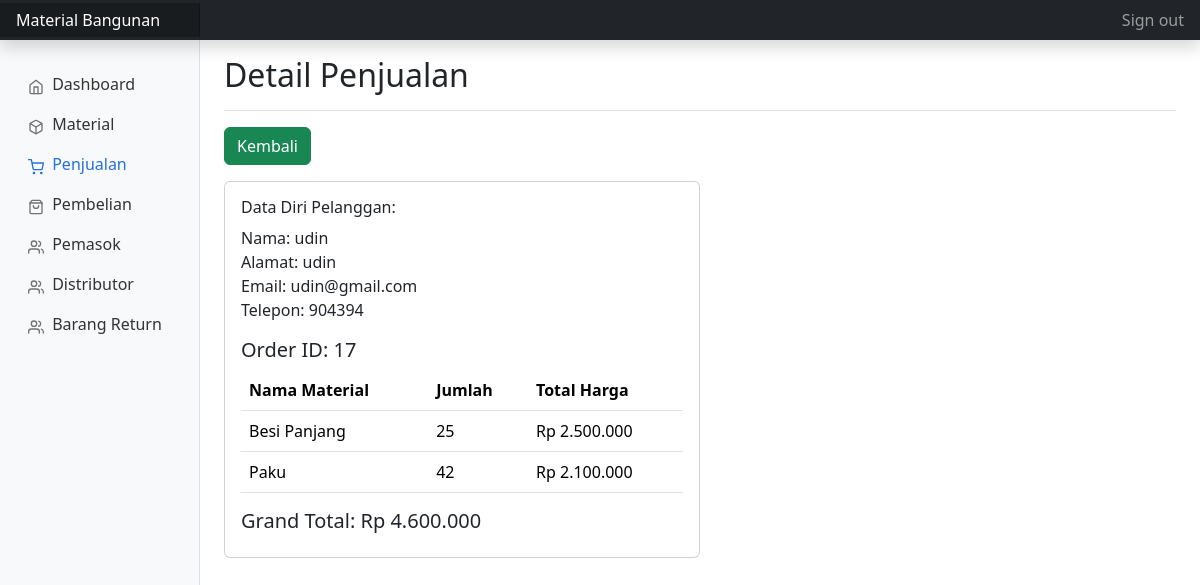
/admin/penjualan/detail.php?hal=detail&id=17 (signed in), run on the app's committed database.
### tables this page shows
CREATE TABLE `data_order` (
  `id_order` int(11) NOT NULL,
  `nama_order` varchar(255) NOT NULL,
  `email_order` varchar(50) NOT NULL,
  `alamat_order` varchar(255) NOT NULL,
  `telepon_order` varchar(255) NOT NULL,
  `id_pelanggan` int(11) NOT NULL,
  `id_distributor` int(11) DEFAULT NULL,
  `total_order` varchar(255) NOT NULL,
  `status_order` varchar(50) NOT NULL
);

CREATE TABLE `data_order_item` (
  `id_order_item` int(11) NOT NULL,
  `id_pelanggan` int(11) NOT NULL,
  `id_material` int(11) NOT NULL,
  `id_order` int(11) NOT NULL,
  `jumlah_order_item` int(20) NOT NULL
);

CREATE TABLE `data_material` (
  `id_material` int(11) NOT NULL,
  `nama_material` varchar(50) NOT NULL,
  `deskripsi_material` varchar(255) NOT NULL,
  `harga_material` int(20) NOT NULL,
  `stok_material` int(20) NOT NULL,
  `gambar_material` varchar(255) NOT NULL
);

### admin/penjualan/detail.php (the view, shortened to what this page needs)
<?php
include '../../config/koneksi.php';
if(isset($_GET['hal'])){
    if($_GET['hal'] == "detail"){
        $tampil = mysqli_query($koneksi, "SELECT * FROM data_order WHERE id_order = '$_GET[id]'");
        $data = mysqli_fetch_array($tampil);
        if($data){
            $id = $data['id_order'];
            $nama = $data['nama_order'];
            $email = $data['email_order'];
            $alamat = $data['alamat_order'];
            $telepon = $data['telepon_order'];
        }
        $query_produk = mysqli_query($koneksi, "SELECT doi.*, domat.nama_material, domat.harga_material
                                      FROM data_order_item doi
                                      JOIN data_material domat ON doi.id_material = domat.id_material
                                      WHERE doi.id_order = '$id'");
    }
}
?>
<!DOCTYPE html>
<html lang="en">
<head>
  <link rel="stylesheet" href="../../assets/css/bootstrap.min.css">
  <link rel="stylesheet" href="../../assets/dashboard.css">
  <link href="https://cdn.jsdelivr.net/npm/bootstrap@5.3.1/dist/css/bootstrap.min.css" rel="stylesheet">
  <link href="https://cdn.jsdelivr.net/npm/select2@4.1.0-rc.0/dist/css/select2.min.css" rel="stylesheet" />
</head>
<body>
<header class="navbar navbar-dark sticky-top bg-dark flex-md-nowrap p-0 shadow">
  <a class="navbar-brand col-md-3 col-lg-2 me-0 px-3 fs-6" href="#">Material Bangunan</a>
  <div class="navbar-nav">
    <div class="nav-item text-nowrap">
      <a class="nav-link px-3" href="../hapusSession.php">Sign out</a>
    </div>
  </div>
</header>
<div class="container-fluid">
  <div class="row">
  <nav id="sidebarMenu" class="col-md-3 col-lg-2 d-md-block bg-light sidebar collapse">
      <div class="position-sticky pt-3 sidebar-sticky">
        <ul class="nav flex-column">
          <li class="nav-item">
            <a class="nav-link" aria-current="page" href="../index.php">
              <span data-feather="home" class="align-text-bottom"></span>
              Dashboard
            </a>
          </li>
          <li class="nav-item">
            <a class="nav-link " href="../material/index.php">
              <span data-feather="box" class="align-text-bottom"></span>
              Material
            </a>
          </li>
          <li class="nav-item">
            <a class="nav-link active" href="../penjualan/index.php">
              <span data-feather="shopping-cart" class="align-text-bottom"></span>
              Penjualan
            </a>
          </li>
          <li class="nav-item">
            <a class="nav-link" href="../pembelian/index.php">
              <span data-feather="shopping-bag" class="align-text-bottom"></span>
              Pembelian
            </a>
          </li>
          <li class="nav-item">
            <a class="nav-link" href="../pemasok/index.php">
              <span data-feather="users" class="align-text-bottom"></span>
              Pemasok
            </a>
          </li>
          <li class="nav-item">
            <a class="nav-link" href="../distributor/index.php">
              <span data-feather="users" class="align-text-bottom"></span>
              Distributor
            </a>
          </li>
          <li class="nav-item">
            <a class="nav-link" href="../return/index.php">
              <span data-feather="users" class="align-text-bottom"></span>
              Barang Return
            </a>
          </li>
        </ul>
      </div>
    </nav>
   <main class="col-md-9 ms-sm-auto col-lg-10 px-md-4">
    <div class="col-lg-12">
      <div class="d-flex justify-content-between flex-wrap flex-md-nowrap align-items-center pt-3 pb-2 mb-3 border-bottom">
        <h2>Detail Penjualan</h2>
    </div>
    <a class="btn btn-success mb-3" href="index.php">Kembali</a>
    <div class="card mb-3 col-md-6">
    <div class="card-body">
    <div>
        <h6>Data Diri Pelanggan:</h6>
        <span>Nama: <?= $nama ?></span><br>
        <span>Alamat: <?= $alamat ?></span><br>
        <span>Email: <?= $email ?></span><br>
        <p>Telepon: <?= $telepon ?></p>
    </div>
        <h5 class="card-title">Order ID: <?php echo $data['id_order']; ?></h5>
        <table class="table">
            <thead>
                <tr>
                    <th>Nama Material</th>
                    <th>Jumlah</th>
                    <th>Total Harga</th>
                </tr>
            </thead>
            <tbody>
                <?php
                $totalHarga = 0;
                while ($produk = mysqli_fetch_array($query_produk)) :
                    $hargaSatuan = $produk['harga_material'];
                    $totalHargaProduk = $hargaSatuan * $produk['jumlah_order_item'];
                    $totalHarga += $totalHargaProduk;
                ?>
                    <tr>
                        <td><?= $produk['nama_material'] ?></td>
                        <td><?= $produk['jumlah_order_item'] ?></td>
                        <td>Rp <?= number_format($totalHargaProduk, 0, ',', '.') ?></td>
                    </tr>
                <?php endwhile; ?>
            </tbody>
        </table>
        <div class="mt-3">
            <h5>Grand Total: Rp <?= number_format($totalHarga, 0, ',', '.') ?></h5>
        </div>
    </div>
</div>
    </div>
    </main>
</div>
</body>
</html>

### assets/dashboard.css (style rules this page uses)
body { font-size: .875rem; }
.feather { width: 16px; height: 16px; }
.sidebar { position: fixed; top: 0; bottom: 0; left: 0; z-index: 100; padding: 48px 0 0; box-shadow: inset -1px 0 0 rgba(0, 0, 0, .1); }
.sidebar-sticky { height: calc(100vh - 48px); overflow-x: hidden; overflow-y: auto; }
.sidebar .nav-link { font-weight: 500; color: #333; }
.sidebar .nav-link .feather { margin-right: 4px; color: #727272; }
.sidebar .nav-link.active { color: #2470dc; }
.sidebar .nav-link:hover .feather, .sidebar .nav-link.active .feather { color: inherit; }
.navbar-brand { padding-top: .75rem; padding-bottom: .75rem; background-color: rgba(0, 0, 0, .25); box-shadow: inset -1px 0 0 rgba(0, 0, 0, .25); }

### data on the page
data_order: nama_order "udin", alamat_order "udin", email_order "udin@gmail.com", telepon_order "904394", id_order "17"
data_order_item: id_material.nama_material "Besi Panjang", jumlah_order_item "25", totalHargaProduk "2.500.000"
data_order_item: id_material.nama_material "Paku", jumlah_order_item "42", totalHargaProduk "2.100.000"

### other printed values
$totalHarga "4.600.000"
